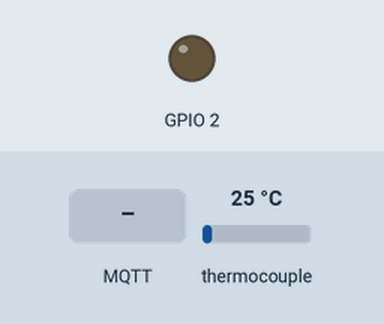
This sketch was run on a simulated ESP8266 (NodeMCU). Parts: output pins drawn as LEDs (lit = HIGH). The test bench sets the inputs (shaded band); at power-on: thermocouple 25 °C. WiFi joins after 1.5 s; servers stay silent unless stated; random numbers use the default seed unless the sketch sets one; no MQTT or app messages arrive unless stated; pins used as bus, display or sensor lines are not drawn; what the sketch prints to the serial monitor is not drawn.

Above: at 2.7 s.
2.8 s: MQTT message "0" arrives on the first subscribed topic
At 3.9 s:
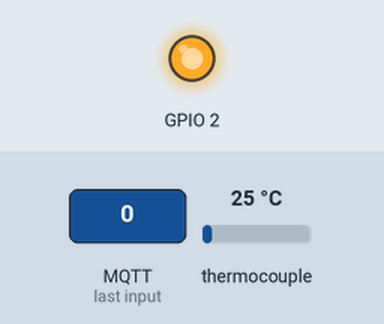
4.3 s: MQTT message "on" arrives on the first subscribed topic
5.8 s: MQTT message "off" arrives on the first subscribed topic
8.8 s: thermocouple set to 75 °C
Timing chart, 0 to 11.3 s (numbered marks = the images above; inputs shaded):
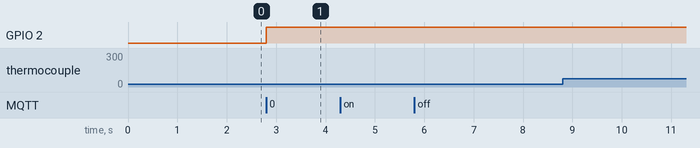

Measured:
- after the input at 2.8 s, GPIO 2: LOW → HIGH at once
- after the input at 4.3 s, every drawn part: stays the same
- after the input at 5.8 s, every drawn part: stays the same
- after the input at 8.8 s, every drawn part: stays the same

The sketch:

wifi.ino
```cpp
/*
 Basic ESP8266 MQTT example
 This sketch demonstrates the capabilities of the pubsub library in combination
 with the ESP8266 board/library.
 It connects to an MQTT server then:
  - publishes "hello world" to the topic "outTopic" every two seconds
  - subscribes to the topic "inTopic", printing out any messages
    it receives. NB - it assumes the received payloads are strings not binary
  - If the first character of the topic "inTopic" is an 1, switch ON the ESP Led,
    else switch it off
 It will reconnect to the server if the connection is lost using a blocking
 reconnect function. See the 'mqtt_reconnect_nonblocking' example for how to
 achieve the same result without blocking the main loop.
 To install the ESP8266 board, (using Arduino 1.6.4+):
  - Add the following 3rd party board manager under "File -> Preferences -> Additional Boards Manager URLs":
       http://arduino.esp8266.com/stable/package_esp8266com_index.json
  - Open the "Tools -> Board -> Board Manager" and click install for the ESP8266"
  - Select your ESP8266 in "Tools -> Board"
*/


///////////// Ethernet and MQTT client
#include <ESP8266WiFi.h>
#include <PubSubClient.h>

WiFiClient espClient;
PubSubClient client(espClient);

const char* wifiSsid = "NachoWiFi";
const char* wifiPassword = "Nemoy1701";

const char* mqttIp = "172.16.45.7";  // merlin
const char* mqttUser = "data";
const char* mqttPassword = "datawp";
const char* mqttTopicPub = "edge/input/arduino2";
const char* mqttTopicSub = "edge/output/arduino2";

///////////// MAX6675 thermocouple
#include "max6675.h"
const int thermoDO  = 2;
const int thermoCS  = 4;
const int thermoCLK = 5;
const int sampleInterval = 3000;
float lastTemp = 0;
MAX6675 thermocouple(thermoCLK, thermoCS, thermoDO);


/////////////
unsigned long lastSample = 0;
const int MSG_BUFFER_SIZE = 200;
char msg[MSG_BUFFER_SIZE];
int sampleNum = 0;

void wifiInit() {
  delay(10);
  Serial.println();
  Serial.print("Connecting to ");
  Serial.println(wifiSsid);

  WiFi.begin(wifiSsid, wifiPassword);

  while (WiFi.status() != WL_CONNECTED) {
    delay(500);
    Serial.print(".");
  }

  randomSeed(micros());  // Why?

  Serial.println("");
  Serial.print("WiFi connected - ");
  Serial.print("IP address: ");
  Serial.println(WiFi.localIP());
}

void mqttCallback(char* topic, byte* payload, unsigned int length) {
  Serial.print("Message arrived [");
  Serial.print(topic);
  Serial.print("] ");
  for (int i = 0; i < length; i++) {
    Serial.print((char)payload[i]);
  }
  Serial.println();

  // Switch on the LED if an 1 was received as first character
  if ((char)payload[0] == '1') {
    digitalWrite(BUILTIN_LED, LOW);   // Turn the LED on (Note that LOW is the voltage level
    // but actually the LED is on; this is because
    // it is active low on the ESP-01)
  } else {
    digitalWrite(BUILTIN_LED, HIGH);  // Turn the LED off by making the voltage HIGH
  }
}

void getConfig() {
  // Send request for config
  // Wait for config
  //   Read in config
}

void mqttReconnect() {
  // Loop until we're reconnected
  while (!client.connected()) {
    Serial.print("Attempting MQTT connection...");
    // Create a random client ID
    String clientId = "ESP8266Client-";
    clientId += String(random(0xffff), HEX);
    // Attempt to connect
    int ret = client.connect(clientId.c_str(), mqttUser, mqttPassword);
    Serial.print("  state: ");
    Serial.println(ret);

    if (client.connect(clientId.c_str(), mqttUser, mqttPassword)) {
      Serial.println("connected");
      // Once connected, publish an announcement...
      client.publish(mqttTopicPub, "hello world");
      // ... and resubscribe
      client.subscribe(mqttTopicSub);
      getConfig();
    } else {
      Serial.print("failed, rc=");
      Serial.print(client.state());
      Serial.println(" try again in 5 seconds");
      // Wait 5 seconds before retrying
      delay(5000);
    }
  }
}

void setup() {
  pinMode(BUILTIN_LED, OUTPUT);     // Initialize the BUILTIN_LED pin as an output
  Serial.begin(115200);
  wifiInit();
  client.setServer(mqttIp, 1883);
  client.setCallback(mqttCallback);
}

void loop() {

  if (!client.connected()) {
    mqttReconnect();
  }
  client.loop();

  unsigned long now = millis();
  if (now - lastSample > sampleInterval) {
    lastSample = now;
    ++sampleNum;
    float temp = thermocouple.readFahrenheit();

    if (lastTemp != temp) {
//    lastTemp = temp;
      snprintf (msg, MSG_BUFFER_SIZE, "C,Metric=I_Cabin_K_Desk_C,Position=Desk,Device=K value=%f", temp);
      Serial.print(" -> ");
      Serial.print(mqttTopicPub);
      Serial.print(" ");
      Serial.println(msg);
      client.publish(mqttTopicPub, msg);
      client.publish(mqttTopicPub, "hello world");
    }
  }
}
```
